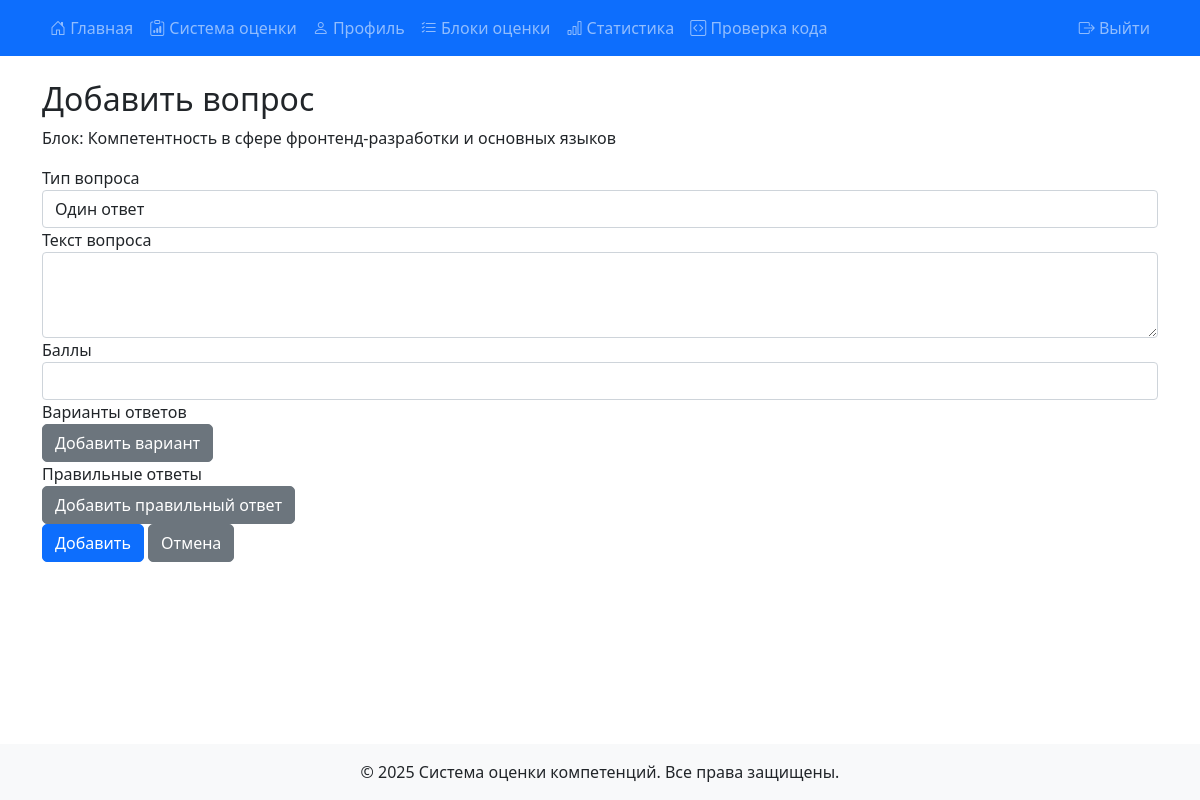
The app's page /add_assessment_question/1 (signed in), older data.
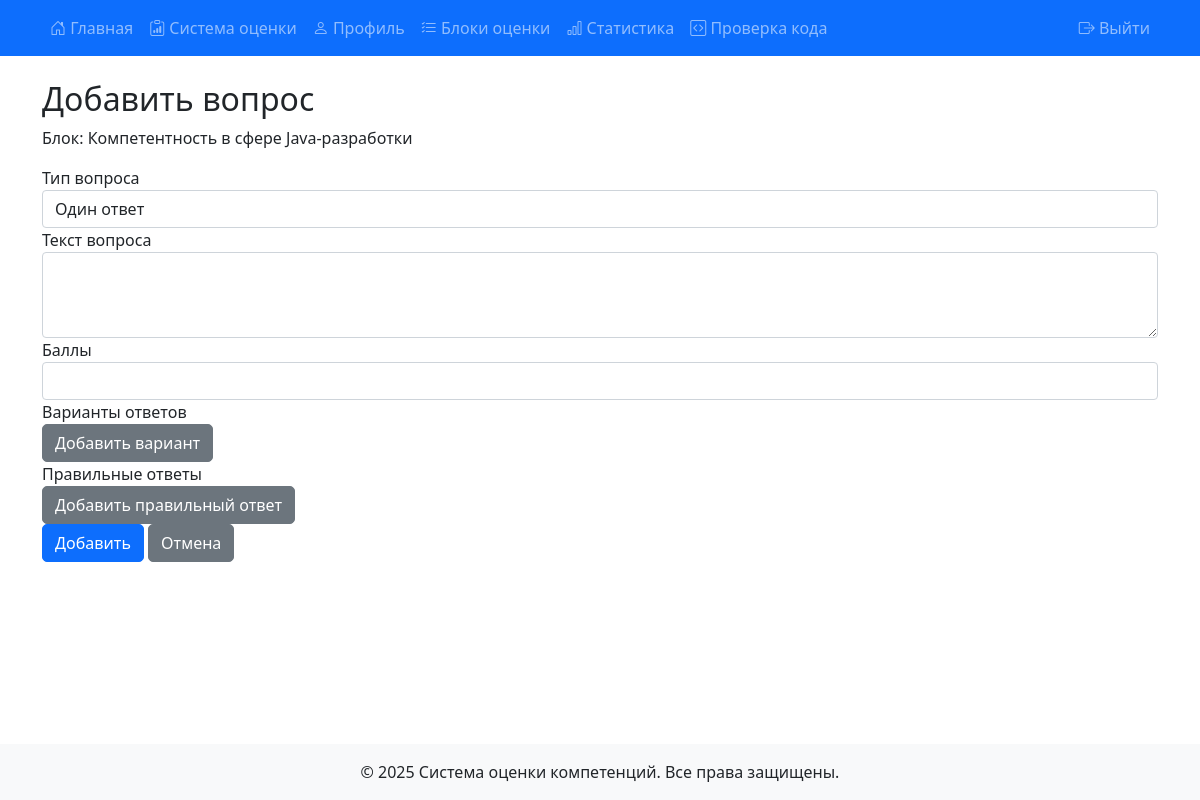
The same page, newer data.
### models.py (models this page shows)
class AssessmentBlock(db.Model):
    __tablename__ = 'assessment_block'
    id = db.Column(db.Integer, primary_key=True)
    name = db.Column(db.String(100), nullable=False)
    description = db.Column(db.Text)
    weight = db.Column(db.Float, default=1.0)
    max_score = db.Column(db.Float, default=10.0)
    questions = db.relationship('AssessmentQuestion', back_populates='block', lazy=True)

### 1.py (the view, shortened to what this page needs)
@app.route('/add_assessment_question/<int:block_id>', methods=['GET', 'POST'])
@role_required(['expert', 'admin'])
def add_assessment_question(block_id):
    block = AssessmentBlock.query.get_or_404(block_id)
    return render_template('add_assessment_question.html', block=block)

### 1.py (called while the page is built)
@login_manager.user_loader
def load_user(user_id):
    return db.session.get(User, int(user_id))

def debug_print(message):
    print(f"[DEBUG] {message}")
    logger.debug(message)
    with open('debug.log', 'a', encoding='utf-8') as f:
        f.write(f"{datetime.now().strftime('%Y-%m-%d %H:%M:%S')} - {message}\n")

def sync_session_role():
    if 'user_id' in session:
        user = db.session.get(User, session['user_id'])
        if user and session.get('role') != user.role:
            session['role'] = user.role
            debug_print(f"Synchronized session role to {user.role} for user {user.username}")

### templates/add_assessment_question.html (shortened to what this page needs)
{% extends "base.html" %}
{% block content %}
<div class="container mt-4">
    <h2>{% if question %}Редактировать вопрос{% else %}Добавить вопрос{% endif %}</h2>
    <p>Блок: {{ block.name }}</p>
    <form method="post">
        <div class="form-group">
            <label for="type">Тип вопроса</label>
            <select class="form-control" id="type" name="type" required>
                <option value="single" {% if question and question.type == 'single' %}selected{% endif %}>Один ответ</option>
            </select>
        </div>
        <div class="form-group">
            <label for="text">Текст вопроса</label>
            <textarea class="form-control" id="text" name="text" rows="3" required>{{ question.text if question else '' }}</textarea>
        </div>
        <div class="form-group">
            <label for="points">Баллы</label>
            <input type="number" class="form-control" id="points" name="points" step="0.1" value="{{ question.points if question else '' }}" required>
        </div>
        <div id="options-container" style="display: none;">
            <div class="form-group">
                <label>Варианты ответов</label>
                <button type="button" class="btn btn-secondary" id="add-option">Добавить вариант</button>
            </div>
            <div class="form-group">
                <label>Правильные ответы</label>
                <button type="button" class="btn btn-secondary" id="add-correct-answer">Добавить правильный ответ</button>
            </div>
        </div>
        <button type="submit" class="btn btn-primary">{% if question %}Обновить{% else %}Добавить{% endif %}</button>
        <a href="{{ url_for('assessment_questions', block_id=block.id) }}" class="btn btn-secondary">Отмена</a>
    </form>
</div>
{% endblock %}

Row changes from the older to the newer data that the page shows:
changed AssessmentBlock: name "Компетентность в сфере фронтенд-разработки и основных языков" → "Компетентность в сфере Java-разработки"
